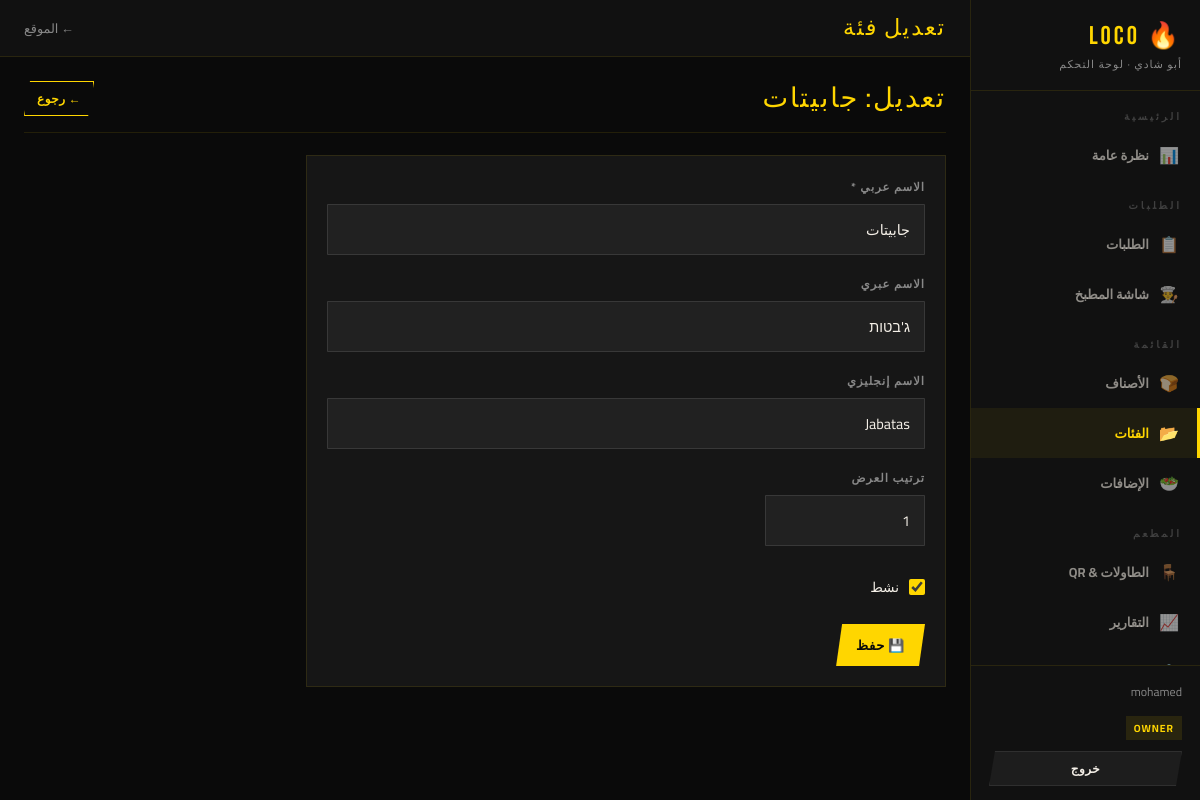
The page /dashboard/menu/category/1/edit/ (signed in) on the database its author committed.
### accounts/models.py (models this page shows, shortened)
class UserProfile(models.Model):
    ROLE_CHOICES = [
        ('owner',   'Owner'),
        ('kitchen', 'Kitchen Worker'),
        ('cashier', 'Cashier'),
    ]
    user = models.OneToOneField(User, on_delete=models.CASCADE, related_name='profile')
    role = models.CharField(max_length=20, choices=ROLE_CHOICES, default='kitchen')

### menu/models.py (models this page shows, shortened)
class Category(models.Model):
    name       = models.CharField(max_length=100)
    name_ar    = models.CharField(max_length=100)
    name_he    = models.CharField(max_length=100, blank=True)
    sort_order = models.PositiveIntegerField(default=0)
    is_active  = models.BooleanField(default=True)
    class Meta:
        ordering = ['sort_order']
        verbose_name_plural = 'Categories'

### dashboard/views.py (the view)
    @login_required
    def wrapper(request, *args, **kwargs):
        if request.user.is_superuser:
            return view_func(request, *args, **kwargs)
        if hasattr(request.user, 'profile') and request.user.profile.role == 'owner':
            return view_func(request, *args, **kwargs)
        return redirect('kitchen')

### dashboard/forms.py
class CategoryForm(forms.ModelForm):
    class Meta:
        model  = Category
        fields = ['name', 'name_ar', 'name_he', 'sort_order', 'is_active']
        widgets = {
            'name':       forms.TextInput(attrs={**FINPUT, 'placeholder': 'English'}),
            'name_ar':    forms.TextInput(attrs={**FINPUT, 'placeholder': 'العربية', 'dir': 'rtl'}),
            'name_he':    forms.TextInput(attrs={**FINPUT, 'placeholder': 'עברית', 'dir': 'rtl'}),
            'sort_order': forms.NumberInput(attrs=FNUM),
            'is_active':  forms.CheckboxInput(attrs=FCHECK),
        }

### dashboard/views.py (called while the page is built)
def owner_required(view_func):
    @login_required
    def wrapper(request, *args, **kwargs):
        if request.user.is_superuser:
            return view_func(request, *args, **kwargs)
        if hasattr(request.user, 'profile') and request.user.profile.role == 'owner':
            return view_func(request, *args, **kwargs)
        return redirect('kitchen')
    return wrapper

@owner_required
def category_edit(request, pk):
    cat  = get_object_or_404(Category, pk=pk)
    form = CategoryForm(request.POST or None, instance=cat)
    if form.is_valid():
        form.save()
        return redirect('dashboard:categories')
    return render(request, 'dashboard/category_form.html', {'form': form, 'cat': cat})

### templates/dashboard/category_form.html (shortened to what this page needs)
{% extends 'dashboard/base_dashboard.html' %}
{% block nav_cats %}active{% endblock %}
{% block topbar_title %}تعديل فئة{% endblock %}
{% block content %}
<div class="page-header">
  <div class="page-head-title">تعديل: {{ cat.name_ar }}</div>
  <a href="/dashboard/menu/category/" class="btn btn-outline btn-sm">← رجوع</a>
</div>
<div class="form-wrap">
  <div class="card">
    <form method="POST">
      <div class="form-group"><label class="form-label">الاسم عربي *</label>{{ form.name_ar }}</div>
      <div class="form-group"><label class="form-label">الاسم عبري</label>{{ form.name_he }}</div>
      <div class="form-group"><label class="form-label">الاسم إنجليزي</label>{{ form.name }}</div>
      <div class="form-group"><label class="form-label">ترتيب العرض</label>{{ form.sort_order }}</div>
      <div class="form-check">{{ form.is_active }}<label>نشط</label></div>
      <button type="submit" class="btn btn-yellow" style="margin-top:14px;">💾 حفظ</button>
    </form>
  </div>
</div>
{% endblock %}

### templates/dashboard/base_dashboard.html (shortened to what this page needs)
<!DOCTYPE html>
<html lang="ar" dir="rtl">
<head>
</head>
<body>
<aside class="sidebar">
  <div class="sidebar-logo">
    <div class="sidebar-logo-text">🔥 LOCO</div>
    <div class="sidebar-sub">أبو شادي · لوحة التحكم</div>
  </div>
  <nav style="flex:1;overflow-y:auto;">
    <div class="nav-section">الرئيسية</div>
    <a class="nav-item {% block nav_overview %}{% endblock %}" href="/dashboard/"><span class="icon">📊</span>نظرة عامة</a>
    <div class="nav-section">الطلبات</div>
    <a class="nav-item {% block nav_orders %}{% endblock %}" href="/dashboard/orders/"><span class="icon">📋</span>الطلبات</a>
    <a class="nav-item" href="/kitchen/"><span class="icon">👨‍🍳</span>شاشة المطبخ</a>
    <div class="nav-section">القائمة</div>
    <a class="nav-item {% block nav_menu %}{% endblock %}" href="/dashboard/menu/"><span class="icon">🍞</span>الأصناف</a>
    <a class="nav-item {% block nav_cats %}{% endblock %}" href="/dashboard/menu/category/"><span class="icon">📂</span>الفئات</a>
    <a class="nav-item {% block nav_tops %}{% endblock %}" href="/dashboard/menu/topping/"><span class="icon">🥗</span>الإضافات</a>
    <div class="nav-section">المطعم</div>
    <a class="nav-item {% block nav_tables %}{% endblock %}" href="/dashboard/tables/"><span class="icon">🪑</span>الطاولات & QR</a>
    <a class="nav-item {% block nav_reports %}{% endblock %}" href="/dashboard/reports/"><span class="icon">📈</span>التقارير</a>
    <a class="nav-item {% block nav_settings %}{% endblock %}" href="/dashboard/settings/"><span class="icon">⚙️</span>الإعدادات</a>
  </nav>
  <div class="sidebar-footer">
    <div class="user-info">{{ request.user.username }}</div>
    <div class="user-role">{% if request.user.is_superuser %}SUPER{% else %}{{ request.user.profile.role|upper }}{% endif %}</div>
    <a href="/accounts/logout/" class="btn btn-ghost btn-sm" style="margin-top:10px;width:100%;justify-content:center;">خروج</a>
  </div>
</aside>
<div class="main">
  <div class="topbar">
    <div class="page-title-bar">{% block topbar_title %}{% endblock %}</div>
    <div style="display:flex;align-items:center;gap:12px;">
      <a href="/" style="color:var(--gray);font-size:.8rem;">← الموقع</a>
    </div>
  </div>
  <div class="content">
    {% block content %}{% endblock %}
  </div>
</div>
</body>
</html>

### templates/dashboard/base_dashboard.html (style rules this page uses)
:root { --black:#0a0a0a;--deep:#111;--card:#161616;--card2:#1c1c1c;--yellow:#FFD600;--orange:#FF6B00;--red:#CC2200;--white:#F5F0E8;--gray:#888;--green:#00aa44;--border:rgba(255,214,0,0.1); }
*,*::before,*::after { margin:0;padding:0;box-sizing:border-box; }
body { background:var(--black);color:var(--white);font-family:'Cairo',sans-serif;min-height:100vh;display:flex; }
a { color:var(--yellow);text-decoration:none; }
.sidebar { width:230px;background:var(--deep);border-left:1px solid var(--border);flex-shrink:0;position:fixed;top:0;right:0;height:100vh;overflow-y:auto;display:flex;flex-direction:column;z-index:50; }
.sidebar-logo { padding:20px 18px 16px;border-bottom:1px solid var(--border); }
.sidebar-logo-text { font-family:'Bebas Neue',sans-serif;font-size:1.6rem;color:var(--yellow);letter-spacing:3px; }
.sidebar-sub { font-size:.68rem;color:var(--gray);letter-spacing:1px;margin-top:2px; }
.nav-section { padding:10px 18px 4px;font-size:.62rem;font-weight:700;color:rgba(255,255,255,.2);letter-spacing:3px;text-transform:uppercase;margin-top:6px; }
.nav-item { display:flex;align-items:center;gap:10px;padding:10px 18px;color:rgba(245,240,232,.55);font-size:.82rem;font-weight:700;transition:all .15s;border-right:3px solid transparent;text-decoration:none; }
.nav-item .icon { font-size:1rem;width:20px;text-align:center;flex-shrink:0; }
.nav-item.active { color:var(--yellow);background:rgba(255,214,0,.06);border-right-color:var(--yellow); }
.sidebar-footer { padding:14px 18px;border-top:1px solid var(--border);margin-top:auto; }
.user-info { font-size:.75rem;color:var(--gray);margin-bottom:8px; }
.user-role { display:inline-block;background:rgba(255,214,0,.1);color:var(--yellow);font-size:.65rem;padding:2px 8px;font-weight:700;letter-spacing:1px; }
.main { margin-right:230px;flex:1;min-width:0;min-height:100vh;display:flex;flex-direction:column; }
.topbar { background:var(--deep);border-bottom:1px solid var(--border);padding:14px 24px;display:flex;justify-content:space-between;align-items:center;position:sticky;top:0;z-index:40; }
.page-title-bar { font-family:'Bebas Neue',sans-serif;font-size:1.4rem;color:var(--yellow);letter-spacing:2px; }
.content { padding:24px;flex:1; }
.btn { display:inline-flex;align-items:center;gap:6px;padding:9px 20px;border:none;cursor:pointer;font-family:'Cairo',sans-serif;font-weight:900;font-size:.82rem;letter-spacing:.5px;transition:all .15s;clip-path:polygon(6px 0%,100% 0%,calc(100% - 6px) 100%,0% 100%);text-decoration:none; }
.btn-yellow { background:var(--yellow);color:var(--black); }
.btn-outline { background:transparent;color:var(--yellow);border:1.5px solid var(--yellow); }
.btn-sm { padding:5px 12px;font-size:.75rem; }
.btn-ghost { background:rgba(255,255,255,.05);color:var(--white);border:1px solid rgba(255,255,255,.08); }
.card { background:var(--card);border:1px solid var(--border);padding:20px; }
.form-wrap { max-width:640px; }
.form-group { margin-bottom:18px; }
.form-label { display:block;font-size:.72rem;font-weight:700;color:var(--gray);letter-spacing:1px;margin-bottom:6px;text-transform:uppercase; }
.form-input,.form-select,.form-textarea { width:100%;background:rgba(255,255,255,.05);border:1px solid rgba(255,255,255,.1);color:var(--white);padding:11px 14px;font-family:'Cairo',sans-serif;font-size:.9rem;transition:border-color .2s;border-radius:1px; }
.form-check { display:flex;align-items:center;gap:10px;padding:10px 0; }
.form-check input { accent-color:var(--yellow);width:16px;height:16px; }
.form-check label { font-size:.85rem;color:var(--white);cursor:pointer; }
.page-header { display:flex;justify-content:space-between;align-items:center;margin-bottom:22px;padding-bottom:16px;border-bottom:1px solid var(--border); }
.page-head-title { font-family:'Bebas Neue',sans-serif;font-size:1.7rem;color:var(--yellow);letter-spacing:2px; }

### rows shown on the page
Category: name_ar "جابيتات", name_he "ג'בטות", name "Jabatas", sort_order "1", is_active "☑"

### other values the page prints
{{ request.user.username }} "mohamed"
{{ request.user.profile.role|upper }} "OWNER"
